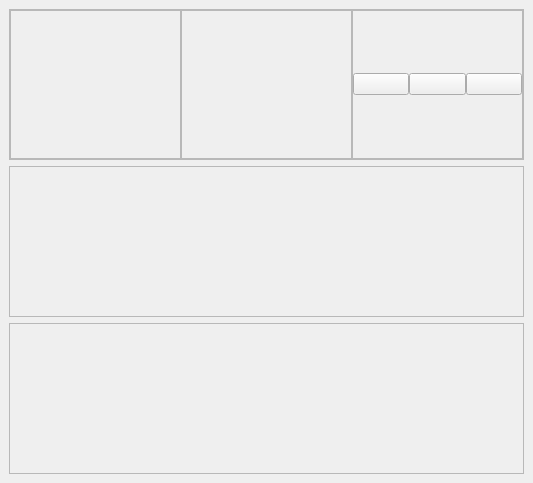
<?xml version="1.0" encoding="UTF-8"?>
<ui version="4.0">
 <class>MainWindow</class>
 <widget class="QMainWindow" name="MainWindow">
  <property name="geometry">
   <rect>
    <x>0</x>
    <y>0</y>
    <width>533</width>
    <height>483</height>
   </rect>
  </property>
  <property name="windowTitle">
   <string>MainWindow</string>
  </property>
  <widget class="QWidget" name="centralwidget">
   <layout class="QVBoxLayout" name="verticalLayout">
    <item>
     <widget class="QFrame" name="header_frame">
      <property name="frameShape">
       <enum>QFrame::StyledPanel</enum>
      </property>
      <property name="frameShadow">
       <enum>QFrame::Raised</enum>
      </property>
      <layout class="QHBoxLayout" name="horizontalLayout">
       <property name="spacing">
        <number>0</number>
       </property>
       <property name="leftMargin">
        <number>0</number>
       </property>
       <property name="topMargin">
        <number>0</number>
       </property>
       <property name="rightMargin">
        <number>0</number>
       </property>
       <property name="bottomMargin">
        <number>0</number>
       </property>
       <item>
        <widget class="QFrame" name="header_left_frame">
         <property name="frameShape">
          <enum>QFrame::StyledPanel</enum>
         </property>
         <property name="frameShadow">
          <enum>QFrame::Raised</enum>
         </property>
        </widget>
       </item>
       <item>
        <widget class="QFrame" name="header_center_frame">
         <property name="frameShape">
          <enum>QFrame::StyledPanel</enum>
         </property>
         <property name="frameShadow">
          <enum>QFrame::Raised</enum>
         </property>
        </widget>
       </item>
       <item>
        <widget class="QFrame" name="header_right_frame">
         <property name="frameShape">
          <enum>QFrame::StyledPanel</enum>
         </property>
         <property name="frameShadow">
          <enum>QFrame::Raised</enum>
         </property>
         <layout class="QHBoxLayout" name="horizontalLayout_2">
          <property name="spacing">
           <number>0</number>
          </property>
          <property name="leftMargin">
           <number>0</number>
          </property>
          <property name="topMargin">
           <number>0</number>
          </property>
          <property name="rightMargin">
           <number>0</number>
          </property>
          <property name="bottomMargin">
           <number>0</number>
          </property>
          <item>
           <widget class="QPushButton" name="minimize_window_button">
            <property name="text">
             <string/>
            </property>
            <property name="icon">
             <iconset resource="../../Users/Вадим/OneDrive/Документы/res-rs.qrs.qrc">
              <normaloff>:/icons/remove_FILL1_wght400_GRAD0_opsz48.svg</normaloff>:/icons/remove_FILL1_wght400_GRAD0_opsz48.svg</iconset>
            </property>
            <property name="iconSize">
             <size>
              <width>32</width>
              <height>32</height>
             </size>
            </property>
           </widget>
          </item>
          <item>
           <widget class="QPushButton" name="restore_window_button">
            <property name="text">
             <string/>
            </property>
            <property name="icon">
             <iconset resource="../../Users/Вадим/OneDrive/Документы/res-rs.qrs.qrc">
              <normaloff>:/icons/resize_FILL1_wght400_GRAD0_opsz48.svg</normaloff>:/icons/resize_FILL1_wght400_GRAD0_opsz48.svg</iconset>
            </property>
            <property name="iconSize">
             <size>
              <width>32</width>
              <height>32</height>
             </size>
            </property>
           </widget>
          </item>
          <item>
           <widget class="QPushButton" name="close_window_batton">
            <property name="text">
             <string/>
            </property>
            <property name="icon">
             <iconset resource="../../Users/Вадим/OneDrive/Документы/res-rs.qrs.qrc">
              <normaloff>:/icons/close_FILL1_wght400_GRAD0_opsz48.svg</normaloff>:/icons/close_FILL1_wght400_GRAD0_opsz48.svg</iconset>
            </property>
            <property name="iconSize">
             <size>
              <width>32</width>
              <height>32</height>
             </size>
            </property>
           </widget>
          </item>
         </layout>
        </widget>
       </item>
      </layout>
     </widget>
    </item>
    <item>
     <widget class="QFrame" name="main_body_frame">
      <property name="frameShape">
       <enum>QFrame::StyledPanel</enum>
      </property>
      <property name="frameShadow">
       <enum>QFrame::Raised</enum>
      </property>
     </widget>
    </item>
    <item>
     <widget class="QFrame" name="footer_frame">
      <property name="frameShape">
       <enum>QFrame::StyledPanel</enum>
      </property>
      <property name="frameShadow">
       <enum>QFrame::Raised</enum>
      </property>
     </widget>
    </item>
   </layout>
  </widget>
 </widget>
 <resources>
  <include location="../../Users/Вадим/OneDrive/Документы/res-rs.qrs.qrc"/>
 </resources>
 <connections/>
</ui>
